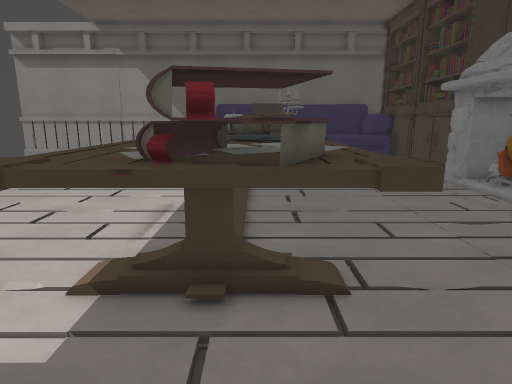
View 1 (above)

19 first-person views from a walk through a Godot game level. The camera is 1.5 m above the floor, tilts 12° down and sees 75° across. The floor is counted in squares, 0.5 m on a side. Each view is taken from the middle of a square. On the plan, view 1 faces up. The plan holds only what a view shows up to about 20 squares ahead; the rest is blank. Flat picture figures and markers are not drawn. Characters and animated objects are left out. Surface patterns are stand-ins for the level's own textures.

View 2
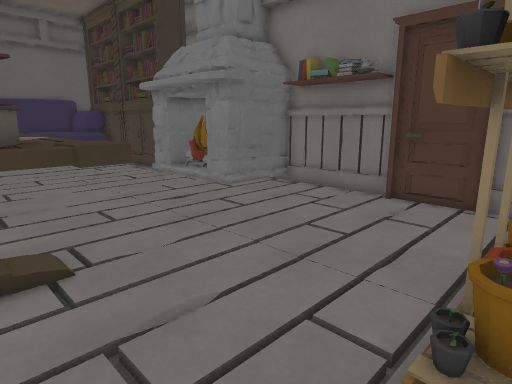

View 3
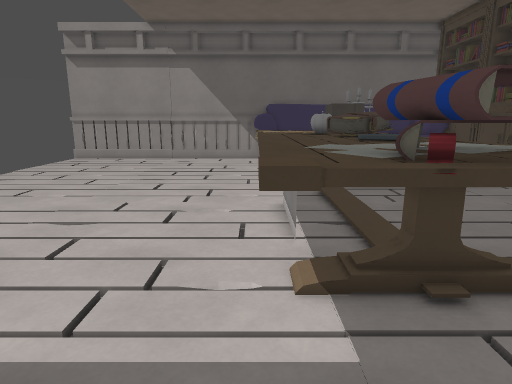

View 4
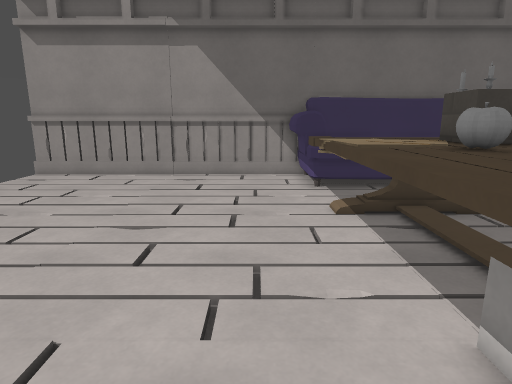

View 5
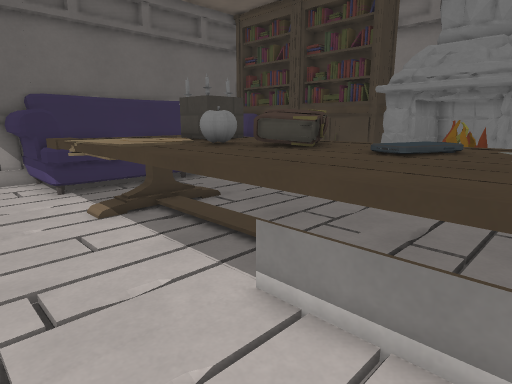

View 6
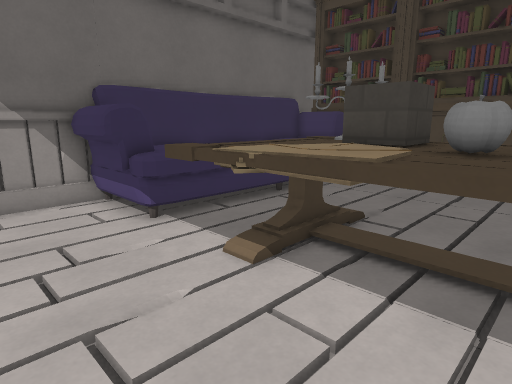

View 7
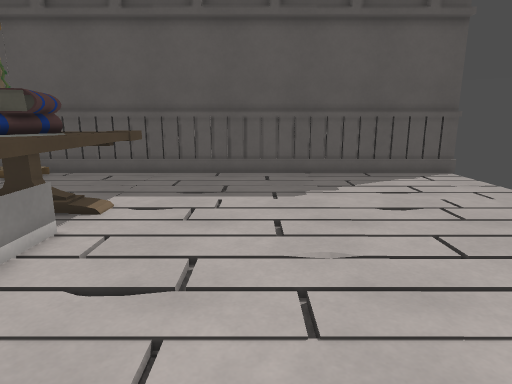

View 8
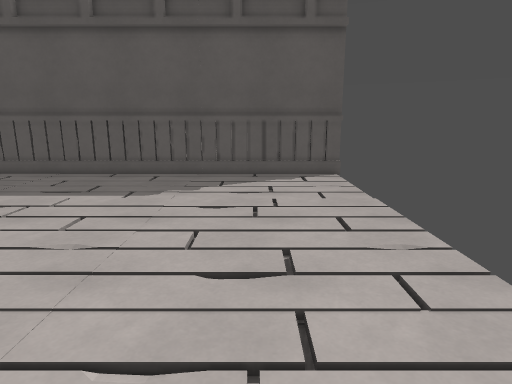

View 9
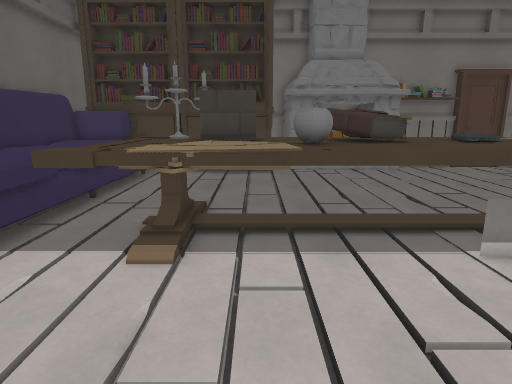

View 10
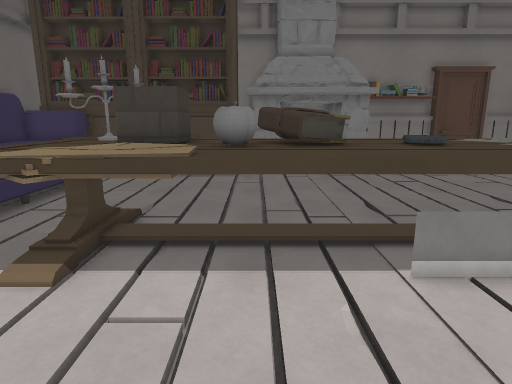

View 11
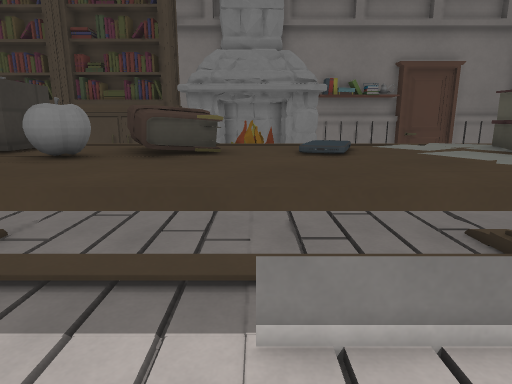

View 12
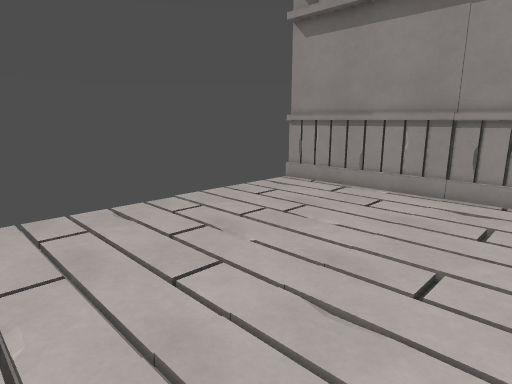

View 13
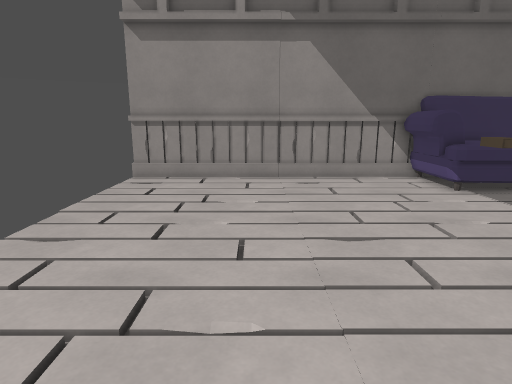

View 14
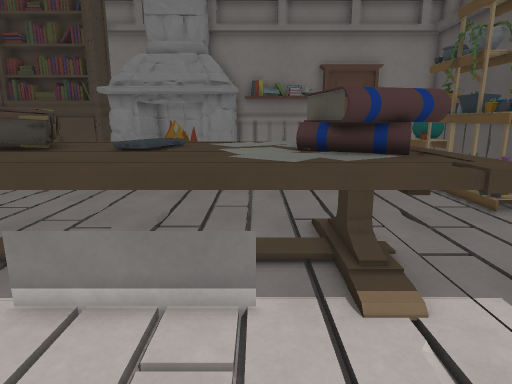

View 15
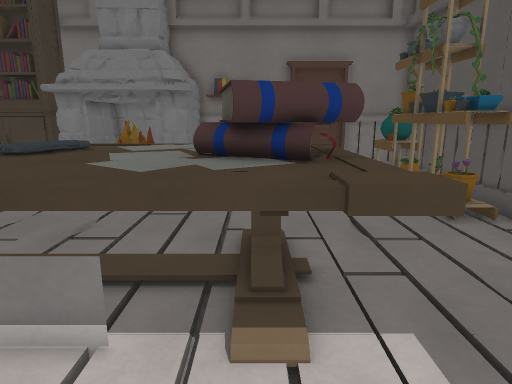

View 16
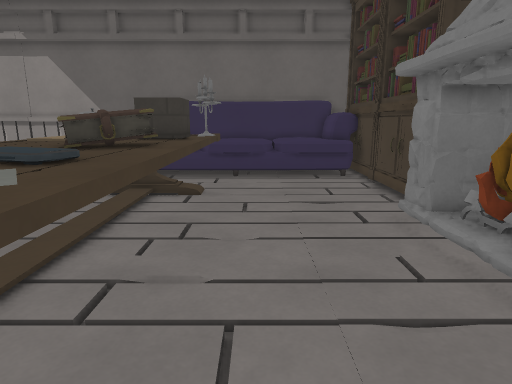

View 17
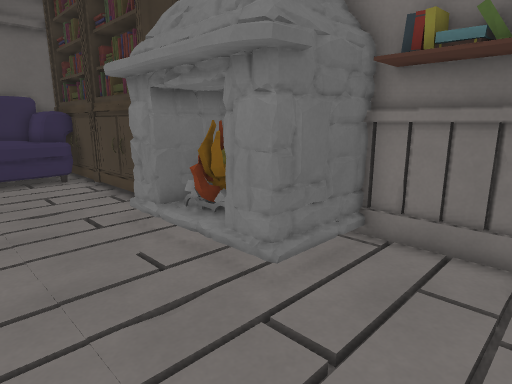

View 18
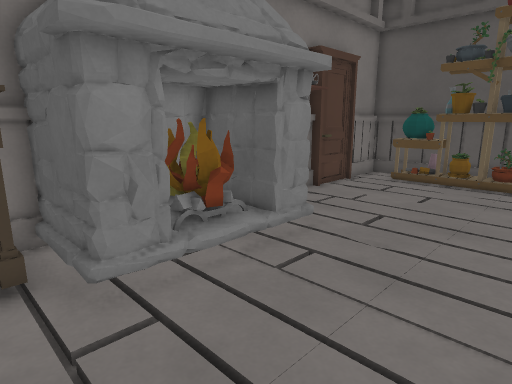

View 19
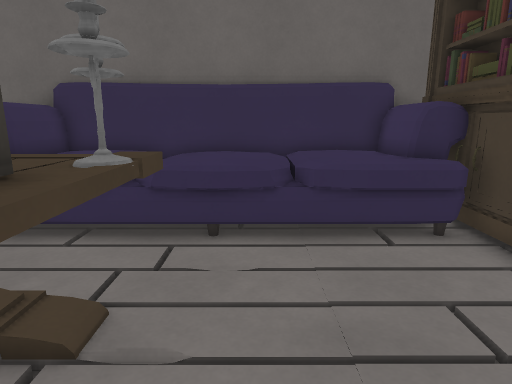

### Floor plan
Key: @ floor where view 1 was taken; # wall or solid block; . floor; / step, stairs or slope; D closed door; = window, fence, low wall or low ledge; ^ raised ledge; B bookshelf; A box; P apple; K books; L log; H phone; F fireplace; T thing the floor can be seen under or through; O other object.
Columns run from 19 left of view 1 to 12 right of it. Each row starts with its distance up from view 1.
 27 #############################
 26  ..............##^^^^^^^^^^^##
 25  ..............##^^ ^^^^^^^^##B
 24  ..............#^^^^^^^^^^^^#BB
 23  ..............=^^^^=^^^^^^^^BB
 22  ............................BB
 21  ..............^^^^^^#.......#
 20  //////////////^^^^^^O..../..BB
 19  ..............^^^^AA........BB
 18  ..............^^^^AA^.......BB
 17  ..............^^^^AA^.......BB
 16  ..............^^^P^^^.......BB#
 15  ..............^^^PKK^......####
 14  ..............^^^KKK^......####
 13  ..............^^^KKK^......LL #
 12  ..............^^^^^^^......LO F
 11  ..............^^^HHH^......FFF#
 10  ..............^^^HHH^......#  #
  9  ..............^^^^^^^......FFF#
  8  ..............^^^^^^^.........#
  7  ..............^^^KK^^.........#
  6  ..............^^KKKK^.........#
  5  ..............^^KKK#^.........#
  4  ..............^^KTT^^.........D
  3  ..............................D
  2  ..............................D
  1  ..............................#
  0  ..................@..########.#
 -1  .....................##    ##.#
 -2 #######################      ###

Where each view was taken, in squares from view 1:
view 1: 0 up, 0 right, facing up
view 2: 1 down, 0 right, facing up-right
view 3: 0 up, 4 left, facing up
view 4: 8 up, 6 left, facing up
view 5: 8 up, 7 left, facing up-right
view 6: 14 up, 8 left, facing up-right
view 7: 16 up, 8 left, facing down
view 8: 17 up, 14 left, facing down
view 9: 17 up, 10 left, facing right
view 10: 15 up, 9 left, facing right
view 11: 12 up, 7 left, facing right
view 12: 13 up, 7 left, facing up-left
view 13: 9 up, 12 left, facing up
view 14: 8 up, 8 left, facing right
view 15: 6 up, 7 left, facing right
view 16: 5 up, 4 right, facing up
view 17: 5 up, 4 right, facing up-right
view 18: 17 up, 3 right, facing down-right
view 19: 15 up, 4 right, facing up
